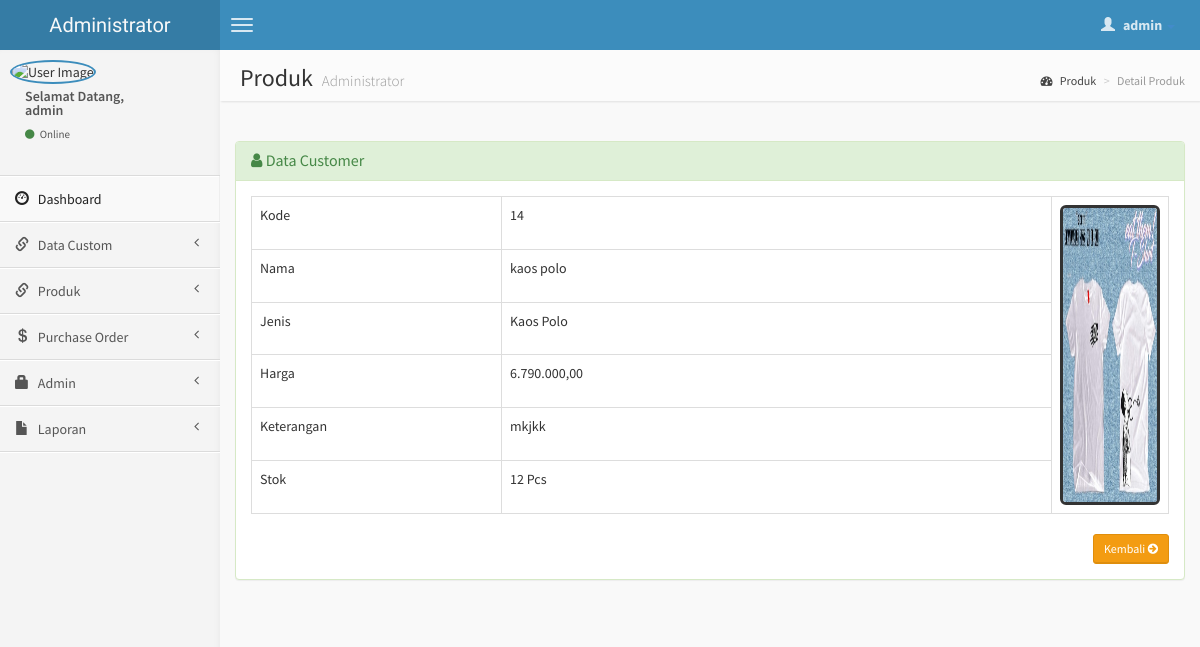
Page /admin/detail-produk.php?hal=edit&kd=14 (signed in) on the committed database.
### tables this page shows
CREATE TABLE `produk` (
  `kode` int(10) NOT NULL,
  `nama` varchar(30) NOT NULL,
  `jenis` varchar(10) NOT NULL,
  `size` varchar(20) NOT NULL,
  `color` varchar(20) NOT NULL,
  `harga` int(10) NOT NULL,
  `keterangan` varchar(100) NOT NULL,
  `stok` int(3) NOT NULL,
  `gambar` varchar(40) NOT NULL
);

### admin/detail-produk.php (the view, shortened to what this page needs)
<?php include('header.php'); ?>
    <body class="skin-blue">
        <header class="header">
            <a href="index.php" class="logo">
                Administrator
            </a>
            <nav class="navbar navbar-static-top" role="navigation">
                <a href="#" class="navbar-btn sidebar-toggle" data-toggle="offcanvas" role="button">
                    <span class="icon-bar"></span>
                    <span class="icon-bar"></span>
                    <span class="icon-bar"></span>
                </a>
                <div class="navbar-right">
                    <ul class="nav navbar-nav">
                        <li class="dropdown user user-menu">
                            <a href="#" class="dropdown-toggle" data-toggle="dropdown">
                                <i class="glyphicon glyphicon-user"></i>
                                <span><?php echo $_SESSION['fullname']; ?> <i class="caret"></i></span>
                            </a>
                        </li>
                    </ul>
                </div>
            </nav>
        </header>
        <div class="wrapper row-offcanvas row-offcanvas-left">
            <aside class="left-side sidebar-offcanvas">
                <section class="sidebar">
                    <div class="user-panel">
                        <div class="pull-left image">
                            <img src="<?php echo $_SESSION['gambar']; ?>" class="img-circle" alt="User Image" style="border: 2px solid #3C8DBC;" />
                        </div>
                        <div class="pull-left info">
                            <p>Selamat Datang,<br /><?php echo $_SESSION['fullname']; ?></p>
                            <a href="#"><i class="fa fa-circle text-success"></i> Online</a>
                        </div>
                    </div>
                    <?php include "menu.php"; ?>
                </section>
            </aside>
            <aside class="right-side">
                <section class="content-header">
                    <h1>
                        Produk
                        <small>Administrator</small>
                    </h1>
                    <ol class="breadcrumb">
                        <li><a href="#"><i class="fa fa-dashboard"></i> Produk</a></li>
                        <li class="active">Detail Produk</li>
                    </ol>
                </section>
                <section class="content">
                    <br />
                    <div class="row">
                        <div class="col-lg-12">
                    <div class="panel panel-success">
                        <div class="panel-heading">
                        <h3 class="panel-title"><i class="fa fa-user"></i> Data Customer </h3>
                        </div>
                        <?php
                    $query = mysqli_query($koneksi, "SELECT * FROM produk WHERE kode='$_GET[kd]'");
                    $data  = mysqli_fetch_array($query);
                    ?>
                                <div class="panel-body">
                      <table id="example" class="table table-hover table-bordered">
                    <tr>
                    <td>Kode</td>
                    <td><?php echo $data['kode']; ?></td>
                    <td rowspan="9"><div class="pull-right image">
                            <img src="<?php echo $data['gambar']; ?>" class="img-rounded" height="300" width="250" alt="User Image" style="border: 3px solid #333333;" />
                        </div></td>
                    </tr>
                    <tr>
                    <td width="250">Nama</td>
                    <td width="550"><?php echo $data['nama']; ?></td>
                    </tr>
                    <tr>
                    <td>Jenis</td>
                    <td><?php echo $data['jenis']; ?></td>
                    </tr>
                    <tr>
                    <td>Harga</td>
                    <td><?php echo number_format($data['harga'],2,",",".");?></td>
                    </tr>
                    <tr>
                    <td>Keterangan</td>
                    <td><?php echo $data['keterangan']; ?></td>
                    </tr>
                    <tr>
                    <td>Stok</td>
                    <td><?php echo $data['stok']; ?> Pcs</td>
                    </tr>
                   </table>
                <div class="text-right">
                <a href="produk.php" class="btn btn-sm btn-warning"> Kembali <i class="fa fa-arrow-circle-right"></i></a>
                </div>
                                </div>
              </div>
            </div>
                    </div>
                </section>
            </aside>
        </div>
<?php include('footer.php'); ?>

### rows in the picture
produk: kode "14", gambar (picture), nama "kaos polo", jenis "Kaos Polo", harga "6.790.000,00", keterangan "mkjkk", stok "12"

### other values in the picture
$_SESSION['fullname'] "admin"
